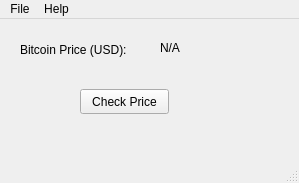
<?xml version="1.0" encoding="UTF-8"?>
<ui version="4.0">
 <class>MainWindow</class>
 <widget class="QMainWindow" name="MainWindow">
  <property name="geometry">
   <rect>
    <x>0</x>
    <y>0</y>
    <width>299</width>
    <height>183</height>
   </rect>
  </property>
  <property name="windowTitle">
   <string>MainWindow</string>
  </property>
  <widget class="QWidget" name="centralwidget">
   <widget class="QPushButton" name="priceCheckButton">
    <property name="geometry">
     <rect>
      <x>80</x>
      <y>70</y>
      <width>89</width>
      <height>25</height>
     </rect>
    </property>
    <property name="text">
     <string>Check Price</string>
    </property>
   </widget>
   <widget class="QLabel" name="label">
    <property name="geometry">
     <rect>
      <x>20</x>
      <y>20</y>
      <width>131</width>
      <height>21</height>
     </rect>
    </property>
    <property name="text">
     <string>Bitcoin Price (USD): </string>
    </property>
   </widget>
   <widget class="QLabel" name="bitcoinPriceLabel">
    <property name="geometry">
     <rect>
      <x>160</x>
      <y>20</y>
      <width>67</width>
      <height>17</height>
     </rect>
    </property>
    <property name="text">
     <string>N/A</string>
    </property>
   </widget>
  </widget>
  <widget class="QMenuBar" name="menubar">
   <property name="geometry">
    <rect>
     <x>0</x>
     <y>0</y>
     <width>299</width>
     <height>22</height>
    </rect>
   </property>
   <widget class="QMenu" name="menuFile">
    <property name="title">
     <string>File</string>
    </property>
    <addaction name="actionExit"/>
   </widget>
   <widget class="QMenu" name="menuHelp">
    <property name="title">
     <string>Help</string>
    </property>
    <addaction name="actionAbout"/>
   </widget>
   <addaction name="menuFile"/>
   <addaction name="menuHelp"/>
  </widget>
  <widget class="QStatusBar" name="statusbar"/>
  <action name="actionExit">
   <property name="text">
    <string>Exit</string>
   </property>
   <property name="shortcut">
    <string>Ctrl+Q</string>
   </property>
  </action>
  <action name="actionAbout">
   <property name="text">
    <string>About</string>
   </property>
  </action>
 </widget>
 <resources/>
 <connections>
  <connection>
   <sender>priceCheckButton</sender>
   <signal>released()</signal>
   <receiver>MainWindow</receiver>
   <slot>close()</slot>
   <hints>
    <hint type="sourcelabel">
     <x>124</x>
     <y>104</y>
    </hint>
    <hint type="destinationlabel">
     <x>149</x>
     <y>91</y>
    </hint>
   </hints>
  </connection>
  <connection>
   <sender>actionExit</sender>
   <signal>triggered()</signal>
   <receiver>MainWindow</receiver>
   <slot>close()</slot>
   <hints>
    <hint type="sourcelabel">
     <x>-125</x>
     <y>-33</y>
    </hint>
    <hint type="destinationlabel">
     <x>149</x>
     <y>91</y>
    </hint>
   </hints>
  </connection>
 </connections>
</ui>
